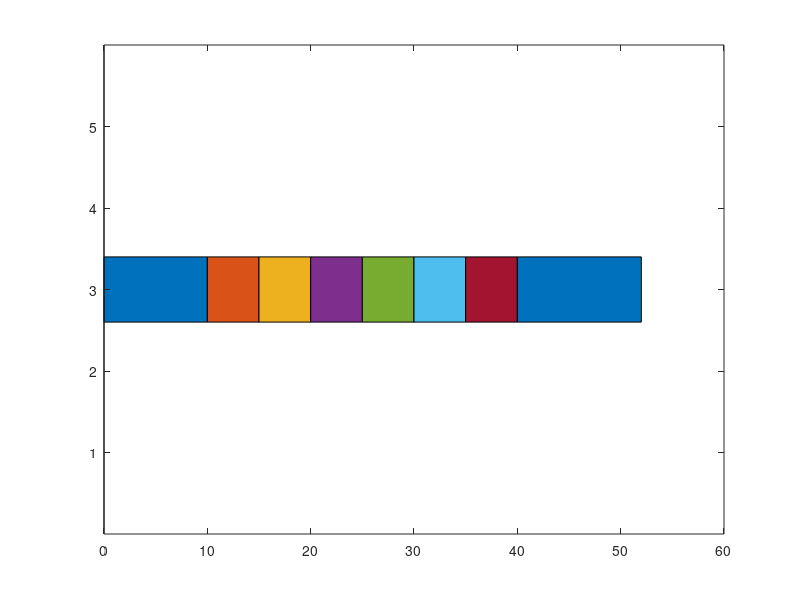

Reproduce this figure in MATLAB. (Note: this script raises an error after producing the figure.)
%F-energy

clear all;

%Create the bar chart
y = [0 0 0 0 0 0 0 0; 0 0 0 0 0 0 0 0;10 5 5 5 5 5 5 12;0 0 0 0 0 0 0 0;0 0 0 0 0 0 0 0];
b=barh(y,'stacked');

%Make edges invisible
for i=1:1:8
    b(i).EdgeColor='none';
end

%Assigned the right color to the bar
b(1).FaceColor = [1 1 1];
b(7).FaceColor = [1 0 0];
b(6).FaceColor = [1 0.5 0];
b(5).FaceColor = [1 1 0];
b(4).FaceColor = [0.8 1 0];
b(3).FaceColor = [0.5 1 0];
b(2).FaceColor = [0 1 0];
b(8).FaceColor = [1 1 1];

%Hide all the bars, and show the suitable bars that is charged
for i=1:1:8
    alpha(b(i),0);
end
hold on


%Load background image
I =  flipud(imread('discharge.png'));
I2=flipud(imread('charge.png'));
%I = imread('battery.png');
h = image([0 60],[0 6],I);
h2=image([0 60],[0 6],I2);

axis tight;
uistack(b,'top');
drawnow;


arduino=serial('COM3','BAUD', 9600);
fopen(arduino);


while(1)
    matlabreading = fscanf(arduino);
    reading=char(matlabreading);
    reading=str2num(reading);
    
    if reading>=128
        
        reading=reading-128;
        uistack(h,'bottom');
    else
        
        uistack(h2,'bottom');
    end
    
    
    
    %Hide all the bars, and show the suitable bars that is charged
    for i=1:1:8
        alpha(b(i),0);
    end
    
    %Change the charging status
    for i=7:-1:9-reading
        alpha(b(i),1);
        
    end
    
    %for stability
    pause(0.01);
    drawnow;
    
    
end
